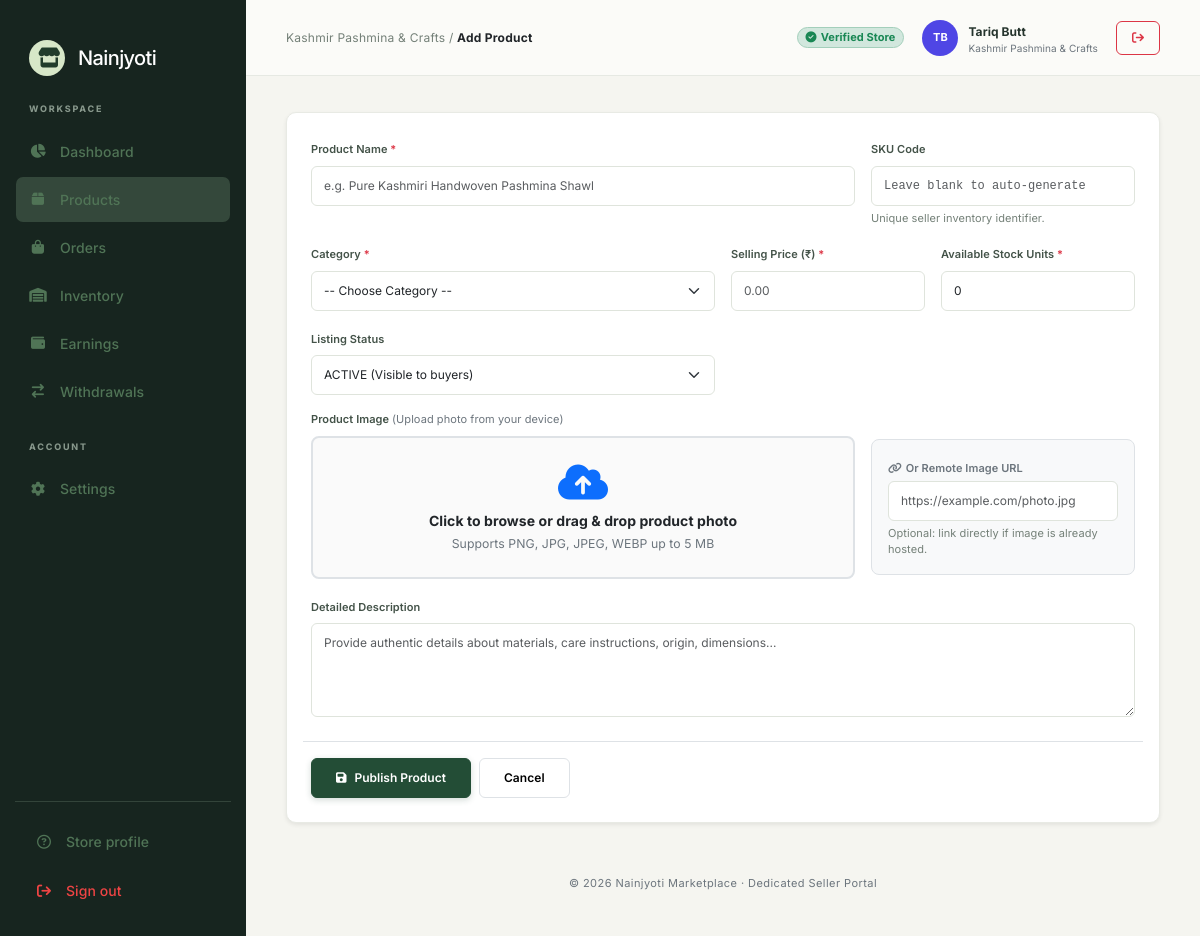
/vendor-dashboard/products/add/ (signed in), run on the app's committed database.
### nainjyoti/models.py (models this page shows, shortened)
class VendorProfile(models.Model):
    STATUS_CHOICES = [
        ('PENDING', 'Pending Approval'),
        ('APPROVED', 'Approved'),
        ('REJECTED', 'Rejected'),
        ('BLOCKED', 'Blocked / Suspended'),
    ]
    user = models.OneToOneField(User, on_delete=models.CASCADE, related_name='vendor_profile')
    vendor_code = models.CharField(max_length=20, unique=True, blank=True)
    business_name = models.CharField(max_length=200)
    owner_name = models.CharField(max_length=150)
    phone = models.CharField(max_length=20)
    business_type = models.CharField(max_length=100, default='Retailer')
    category = models.CharField(max_length=100, default='General Merchandise')
    gst_number = models.CharField(max_length=30, blank=True)
    pan_number = models.CharField(max_length=20, blank=True)
    bank_name = models.CharField(max_length=100, blank=True)
    account_number = models.CharField(max_length=50, blank=True)
    ifsc_code = models.CharField(max_length=20, blank=True)
    address = models.TextField(blank=True)
    city = models.CharField(max_length=100, blank=True)
    state = models.CharField(max_length=100, blank=True)
    pincode = models.CharField(max_length=20, blank=True)
    gst_document = models.FileField(upload_to='vendor_documents/gst/', blank=True, null=True)
    pan_document = models.FileField(upload_to='vendor_documents/pan/', blank=True, null=True)
    id_proof = models.FileField(upload_to='vendor_documents/id_proof/', blank=True, null=True)
    store_description = models.TextField(blank=True)
    store_logo = models.ImageField(upload_to='vendor_documents/logos/', blank=True, null=True)
    store_banner = models.ImageField(upload_to='vendor_documents/banners/', blank=True, null=True)
    support_email = models.EmailField(blank=True, null=True)
    status = models.CharField(max_length=20, choices=STATUS_CHOICES, default='PENDING')
    rejection_reason = models.TextField(blank=True)
    auth_token = models.CharField(max_length=64, unique=True, blank=True, null=True, db_index=True)
    created_at = models.DateTimeField(auto_now_add=True)
    updated_at = models.DateTimeField(auto_now=True)
    class Meta:
        ordering = ['-created_at']
    @property
    def initials(self):
        name = self.owner_name or self.business_name or "Seller"
        parts = name.strip().split()
        if len(parts) >= 2:
            return f"{parts[0][0]}{parts[1][0]}".upper()
        return name[:2].upper()

### nainjyoti/vendor_views.py (the view, shortened to what this page needs)
# urls.py: path('vendor-dashboard/products/add/', vendor_views.vendor_product_add, name='vendor_product_add'),
def vendor_product_add(request):
    vendor = _get_dashboard_vendor(request)
    if not vendor:
        return redirect("login")
    categories = Category.objects.filter(status='ACTIVE').order_by('name')
    return render(request, "vendor/product-form.html", {
        'vendor': vendor,
        'categories': categories,
        'is_edit': False,
        'product': None
    })

### nainjyoti/vendor_views.py (called while the page is built)
def _get_dashboard_vendor(request):
    if not hasattr(request, "user") or not request.user.is_authenticated:
        return None
    if not request.user.is_active or not hasattr(request.user, "vendor_profile"):
        return None
    vendor = request.user.vendor_profile
    return vendor if vendor.status == "APPROVED" else None

### templates/vendor/product-form.html (shortened to what this page needs)
{% extends "vendor/base.html" %}
{% load static %}
{% block breadcrumb %}{% if is_edit %}Edit Product{% else %}Add Product{% endif %}{% endblock %}
{% block nav_products %}active{% endblock %}
{% block page_css %}
    <link href="{% static 'vendor/css/product-form.css' %}" rel="stylesheet">
{% endblock %}
{% block vendor_content %}
    <div class="card shadow-sm">
        <div class="card-body p-4">
            <form method="post" enctype="multipart/form-data">
                <div class="row g-3">
                    <div class="col-md-8">
                        <label class="form-label fw-semibold" for="name">Product Name <span class="text-danger">*</span></label>
                        <input class="form-control" id="name" name="name" required maxlength="200"
                               placeholder="e.g. Pure Kashmiri Handwoven Pashmina Shawl"
                               value="{{ product.name|default:'' }}">
                    </div>
                    <div class="col-md-4">
                        <label class="form-label fw-semibold" for="sku">SKU Code</label>
                        <input class="form-control font-monospace" id="sku" name="sku" maxlength="50"
                               placeholder="Leave blank to auto-generate"
                               value="{{ product.sku|default:'' }}">
                        <div class="form-text">Unique seller inventory identifier.</div>
                    </div>
                    <div class="col-md-6">
                        <label class="form-label fw-semibold" for="category">Category <span class="text-danger">*</span></label>
                        <select class="form-select" id="category" name="category_id" required>
                            <option value="">-- Choose Category --</option>
                        </select>
                    </div>
                    <div class="col-md-3">
                        <label class="form-label fw-semibold" for="price">Selling Price (₹) <span class="text-danger">*</span></label>
                        <input class="form-control" id="price" name="price" type="number" min="0" step="0.01" required
                               placeholder="0.00" value="{{ product.price|default:'' }}">
                    </div>
                    <div class="col-md-3">
                        <label class="form-label fw-semibold" for="stock">Available Stock Units <span class="text-danger">*</span></label>
                        {% if product and product.has_variants %}
                            <input class="form-control bg-light text-muted" id="stock" name="stock_quantity" type="number" readonly
                                   value="{{ product.stock_quantity }}">
                            <div class="form-text text-primary" style="font-size:11px;">
                                <i class="fa-solid fa-lock me-1"></i>Locked: managed via variants ({{ product.active_variant_count }} active).
                            </div>
                        {% else %}
                            <input class="form-control" id="stock" name="stock_quantity" type="number" min="0" step="1" required
                                   placeholder="0" value="{{ product.stock_quantity|default:'0' }}">
                        {% endif %}
                    </div>
                    <div class="col-md-6">
                        <label class="form-label fw-semibold" for="status">Listing Status</label>
                        <select class="form-select" id="status" name="status">
                            <option value="ACTIVE" {% if not product or product.status == 'ACTIVE' %}selected{% endif %}>ACTIVE (Visible to buyers)</option>
                        </select>
                    </div>
                    <div class="col-12">
                        <label class="form-label fw-semibold d-block">
                            Product Image <span class="text-secondary fw-normal">(Upload photo from your device)</span>
                        </label>
                        <div class="row g-3 align-items-center">
                            <div class="col-md-8">
                                <div id="dropZone" class="border border-2 border-dashed rounded-3 p-4 text-center position-relative"
                                     style="background: #fafafa; border-color: #cbd5e1; cursor: pointer; transition: all 0.2s ease;">
                                    <div id="uploadPrompt" class="{% if product.image_url %}d-none{% endif %}">
                                        <div class="mb-2">
                                            <i class="fa-solid fa-cloud-arrow-up text-primary fs-1"></i>
                                        </div>
                                        <div class="fw-bold text-dark mb-1">Click to browse or drag &amp; drop product photo</div>
                                        <div class="text-secondary small">Supports PNG, JPG, JPEG, WEBP up to 5 MB</div>
                                    </div>
                                </div>
                            </div>
                            <div class="col-md-4">
                                <div class="p-3 bg-light rounded-3 border">
                                    <label class="form-label small fw-semibold text-secondary mb-1" for="image_url">
                                        <i class="fa-solid fa-link me-1"></i>Or Remote Image URL
                                    </label>
                                    <input class="form-control form-control-sm" id="image_url" name="image_url" type="url"
                                           placeholder="https://example.com/photo.jpg"
                                           value="{% if product.image_url and 'http' in product.image_url %}{{ product.image_url }}{% endif %}">
                                    <div class="form-text" style="font-size: 11px;">Optional: link directly if image is already hosted.</div>
                                </div>
                            </div>
                        </div>
                    </div>
                    <div class="col-12">
                        <label class="form-label fw-semibold" for="description">Detailed Description</label>
                        <textarea class="form-control" id="description" name="description" rows="4"
                                  placeholder="Provide authentic details about materials, care instructions, origin, dimensions...">{{ product.description|default:'' }}</textarea>
                    </div>
                    <div class="col-12 d-flex gap-2 mt-4 pt-3 border-top">
                        <button class="btn btn-primary px-4" type="submit">
                            <i class="fa-solid fa-floppy-disk me-2"></i>{% if is_edit %}Save Changes{% else %}Publish Product{% endif %}
                        </button>
                        <a class="btn btn-light border px-4" href="{% url 'vendor_products' %}">Cancel</a>
                    </div>
                </div>
            </form>
        </div>
    </div>
{% endblock %}

### templates/vendor/base.html (shortened to what this page needs)
{% extends "base.html" %}
{% load static %}
{% block extra_css %}
    <link href="{% static 'vendor/css/vendor-base.css' %}" rel="stylesheet">
    {% block page_css %}{% endblock %}
{% endblock %}
{% block layout %}
    <aside class="sidebar">
        <a class="brand text-white text-decoration-none" href="{% url 'vendor_dashboard' %}">
            <span class="brand-mark"><i class="fa-solid fa-store"></i></span>
            <span class="brand-name">Nainjyoti</span>
        </a>
        <div class="nav-label">Workspace</div>
        <a class="{% block nav_dashboard %}{% endblock %}" href="{% url 'vendor_dashboard' %}"><i class="fa-solid fa-chart-pie"></i><span>Dashboard</span></a>
        <a class="{% block nav_products %}{% endblock %}" href="{% url 'vendor_products' %}"><i class="fa-solid fa-box"></i><span>Products</span></a>
        <a class="{% block nav_orders %}{% endblock %}" href="{% url 'vendor_orders' %}"><i class="fa-solid fa-bag-shopping"></i><span>Orders</span></a>
        <a class="{% block nav_inventory %}{% endblock %}" href="{% url 'vendor_inventory' %}"><i class="fa-solid fa-warehouse"></i><span>Inventory</span></a>
        <a class="{% block nav_earnings %}{% endblock %}" href="{% url 'vendor_earnings' %}"><i class="fa-solid fa-wallet"></i><span>Earnings</span></a>
        <a class="{% block nav_withdrawals %}{% endblock %}" href="{% url 'vendor_withdrawals' %}"><i class="fa-solid fa-arrow-right-arrow-left"></i><span>Withdrawals</span></a>
        <div class="nav-label mt-3">Account</div>
        <a class="{% block nav_settings %}{% endblock %}" href="{% url 'vendor_settings' %}"><i class="fa-solid fa-gear"></i><span>Settings</span></a>
        <div class="side-bottom">
            <a href="{% url 'vendor_settings' %}"><i class="fa-regular fa-circle-question"></i><span>Store profile</span></a>
            <a href="{% url 'logout' %}" style="color:#ef4444;margin-top:4px;"><i class="fa-solid fa-arrow-right-from-bracket"></i><span>Sign out</span></a>
        </div>
    </aside>
    <div class="workspace">
        <header class="topbar">
            <div class="crumb">
                <span class="d-none d-sm-inline">{{ vendor.business_name|default:"Seller Console" }} / </span>
                <strong class="text-dark">{% block breadcrumb %}Dashboard{% endblock %}</strong>
            </div>
            <div class="profile-mini d-flex align-items-center">
                <span class="badge bg-success-subtle text-success border border-success-subtle px-2 py-1 rounded-pill me-2 d-none d-md-inline-block" style="font-size:11px;">
                    <i class="fa-solid fa-circle-check me-1"></i>Verified Store
                </span>
                <div class="avatar" style="background:#4f46e5;color:#fff;font-weight:700;">{{ vendor.initials|default:"TB" }}</div>
                <div class="d-none d-md-block text-start">
                    <strong style="font-size:12px">{{ vendor.owner_name|default:vendor.business_name }}</strong>
                    <div class="text-secondary" style="font-size:10px">{{ vendor.business_name }}</div>
                </div>
                <a href="{% url 'logout' %}" class="btn btn-sm btn-outline-danger ms-2 d-none d-sm-inline-flex align-items-center" title="Sign out">
                    <i class="fa-solid fa-arrow-right-from-bracket"></i>
                </a>
            </div>
        </header>
        <main class="main">
            {% block vendor_content %}{% endblock %}
            <footer class="text-center text-secondary mt-4" style="font-size:11px">© 2026 Nainjyoti Marketplace · Dedicated Seller Portal</footer>
        </main>
    </div>
{% endblock %}

### static/css/base.css (style rules this page uses)
:root { --ink: #202b27; --muted: #829089; --line: #e9ece7; --paper: #fff; --canvas: #f4f5f1; --forest: #244536; --accent: #cde4b8; --gold: #d4a64a; }
* { box-sizing: border-box; }
body { margin: 0; background: var(--canvas); color: var(--ink); font: 13px/1.5 Inter, "Avenir Next", system-ui, -apple-system, "Segoe UI", sans-serif; }
.sidebar { position: fixed; inset: 0 auto 0 0; width: 250px; background: #192b23; color: white; padding: 21px 14px; z-index: 5; overflow-y: auto; }
.brand { display: flex; align-items: center; gap: 11px; color: #fff; text-decoration: none; font-size: 19px; font-weight: 750; letter-spacing: -0.5px; padding: 0 10px 25px; }
.brand-mark { width: 35px; height: 35px; border-radius: 11px; background: #cde4b8; color: #263c2e; display: grid; place-items: center; }
.nav-label, .eyebrow { font-size: 9px; font-weight: 750; letter-spacing: 1.55px; color: #8fa196; }
.nav-label { padding: 4px 13px 10px; }
.side-bottom { border-top: 1px solid #35473e; padding: 15px 7px 0; margin-top: 20px; }
.avatar { height: 33px; width: 33px; display: grid; place-items: center; border-radius: 50%; background: #e5eddd; color: #37513d; font-size: 11px; font-weight: 750; flex: none; }
.workspace { margin-left: 250px; min-height: 100vh; }
.topbar { height: 64px; background: #fff; border-bottom: 1px solid var(--line); display: flex; justify-content: space-between; align-items: center; padding: 0 34px; position: sticky; top: 0; z-index: 4; }
.topbar strong { font-size: 12px; }
.crumb { color: #98a29b; font-size: 11px; }
.main { max-width: 1550px; margin: auto; padding: 29px 34px 20px; }
.card { background: #fff; border: 1px solid var(--line); border-radius: 9px; box-shadow: 0 3px 12px #1e362708; }
.btn { font-size: 10px; font-weight: 700; padding: 9px 13px; border-radius: 6px; }
.form-control, .form-select { font-size: 11px; padding: 9px 10px; border-color: #dfe5de; border-radius: 6px; }
.form-label { font-size: 10px; font-weight: 700; color: #4d5c51; }
footer { text-align: center; color: #9aa49b; font-size: 9px; letter-spacing: 0.12em; padding: 28px 0 8px; }

### data on the page
VendorProfile: business_name "Kashmir Pashmina & Crafts", initials "TB", owner_name "Tariq Butt"
